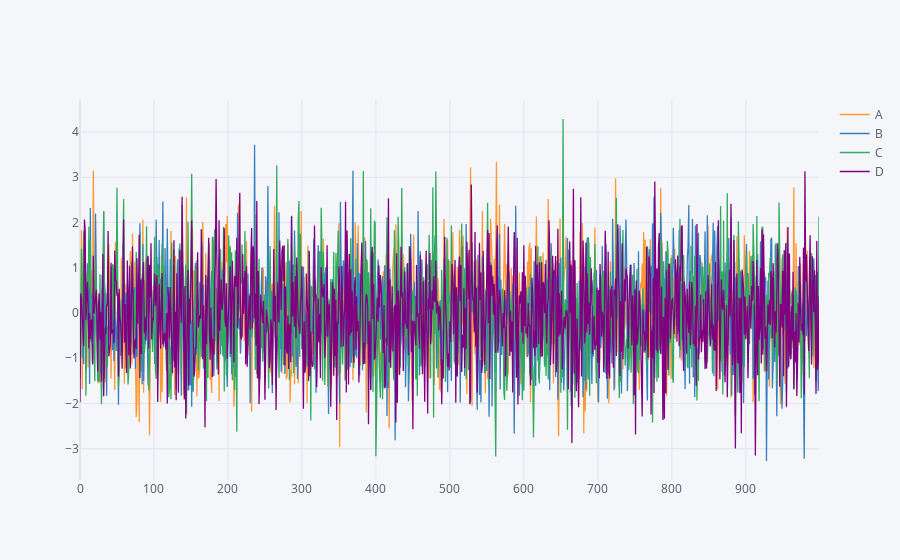

Source (notebook cell):
### Code cell
df.iplot()

### Figure 1 — Plotly figure (JSON) as saved in the notebook; plotly's stock layout.template omitted (floating-point values rounded to 4 significant figures; data arrays with more than 128 entries replaced by an {"elided": "..."} marker saying what was removed)
{"data": [{"line": {"color": "rgba(255, 153, 51, 1.0)", "dash": "solid", "shape": "linear", "width": 1.3}, "mode": "lines", "name": "A", "text": "", "type": "scatter", "x": {"elided": "1000 int values"}, "y": {"elided": "1000 float values"}}, {"line": {"color": "rgba(55, 128, 191, 1.0)", "dash": "solid", "shape": "linear", "width": 1.3}, "mode": "lines", "name": "B", "text": "", "type": "scatter", "x": {"elided": "1000 int values"}, "y": {"elided": "1000 float values"}}, {"line": {"color": "rgba(50, 171, 96, 1.0)", "dash": "solid", "shape": "linear", "width": 1.3}, "mode": "lines", "name": "C", "text": "", "type": "scatter", "x": {"elided": "1000 int values"}, "y": {"elided": "1000 float values"}}, {"line": {"color": "rgba(128, 0, 128, 1.0)", "dash": "solid", "shape": "linear", "width": 1.3}, "mode": "lines", "name": "D", "text": "", "type": "scatter", "x": {"elided": "1000 int values"}, "y": {"elided": "1000 float values"}}], "layout": {"legend": {"bgcolor": "#F5F6F9", "font": {"color": "#4D5663"}}, "paper_bgcolor": "#F5F6F9", "plot_bgcolor": "#F5F6F9", "title": {"font": {"color": "#4D5663"}}, "xaxis": {"gridcolor": "#E1E5ED", "showgrid": true, "tickfont": {"color": "#4D5663"}, "title": {"font": {"color": "#4D5663"}, "text": ""}, "zerolinecolor": "#E1E5ED"}, "yaxis": {"gridcolor": "#E1E5ED", "showgrid": true, "tickfont": {"color": "#4D5663"}, "title": {"font": {"color": "#4D5663"}, "text": ""}, "zerolinecolor": "#E1E5ED"}}}
